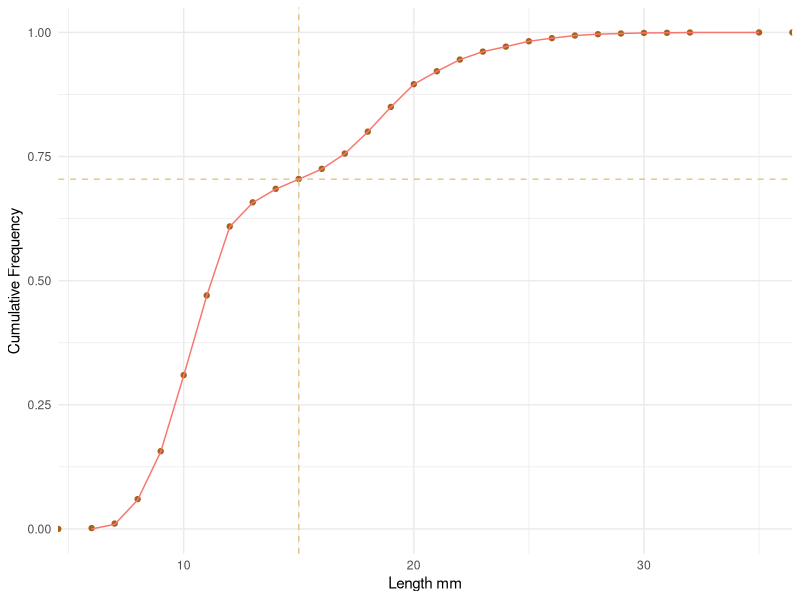
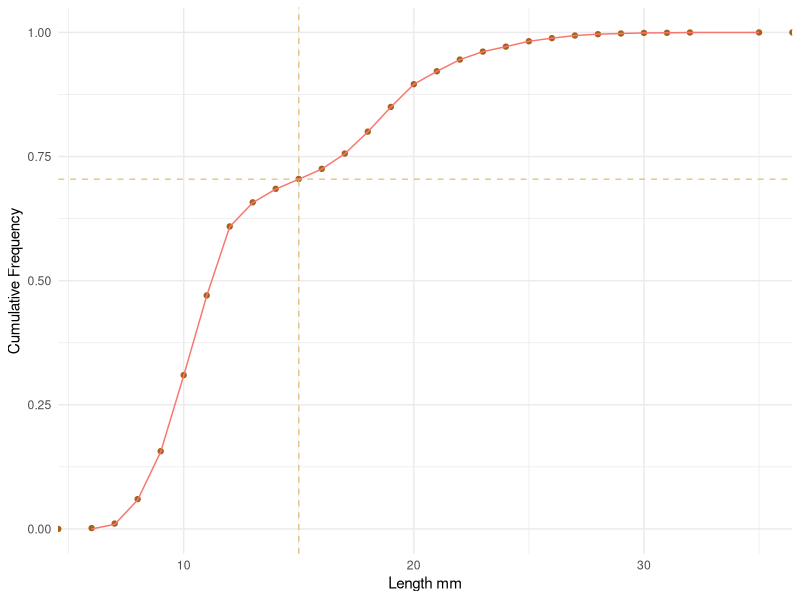

Recreate these plots in R, in order.
library(tidyverse)

# get data
temp_sizes <- read.csv("data/temp_sizes.csv")

# mutate to get total count
cockle_sizes <- temp_sizes %>%
  mutate(total = y0 + y1 + y2)

cockleT <- rep(c(cockle_sizes$length[1:37]), times = cockle_sizes$total[1:37])

cockleT_df <- data.frame(cockleT)

cockle_ecdf <- data.frame(x=unique(cockleT_df$cockleT),  y=ecdf(cockleT_df$cockleT)(unique(cockleT_df$cockleT))*length(cockleT_df$cockleT))

cockle_ecdf$y <- scale(cockle_ecdf$y,center=min(cockle_ecdf$y),scale=diff(range(cockle_ecdf$y)))

hl <- cockle_ecdf$y[10]

cu_p <- ggplot(cockleT_df, aes(cockleT)) + stat_ecdf(geom ="point", col = "#a6611a") + geom_vline(xintercept = 15, col = "#dfc27d", linetype = "dashed", alpha = 0.9) + geom_hline(yintercept = hl, col = "#dfc27d", linetype = "dashed", alpha = 0.9 ) + geom_line(data = cockle_ecdf, aes(x, y, col =  "#a6611a"),show.legend = FALSE) + theme_minimal() + labs(x= "Length mm", y = "Cumulative Frequency")

cu_p

# Open a pdf file
pdf("plots/ecdf.pdf") 

# 2. Create a plot
cu_p

# Close the pdf file
dev.off() 




